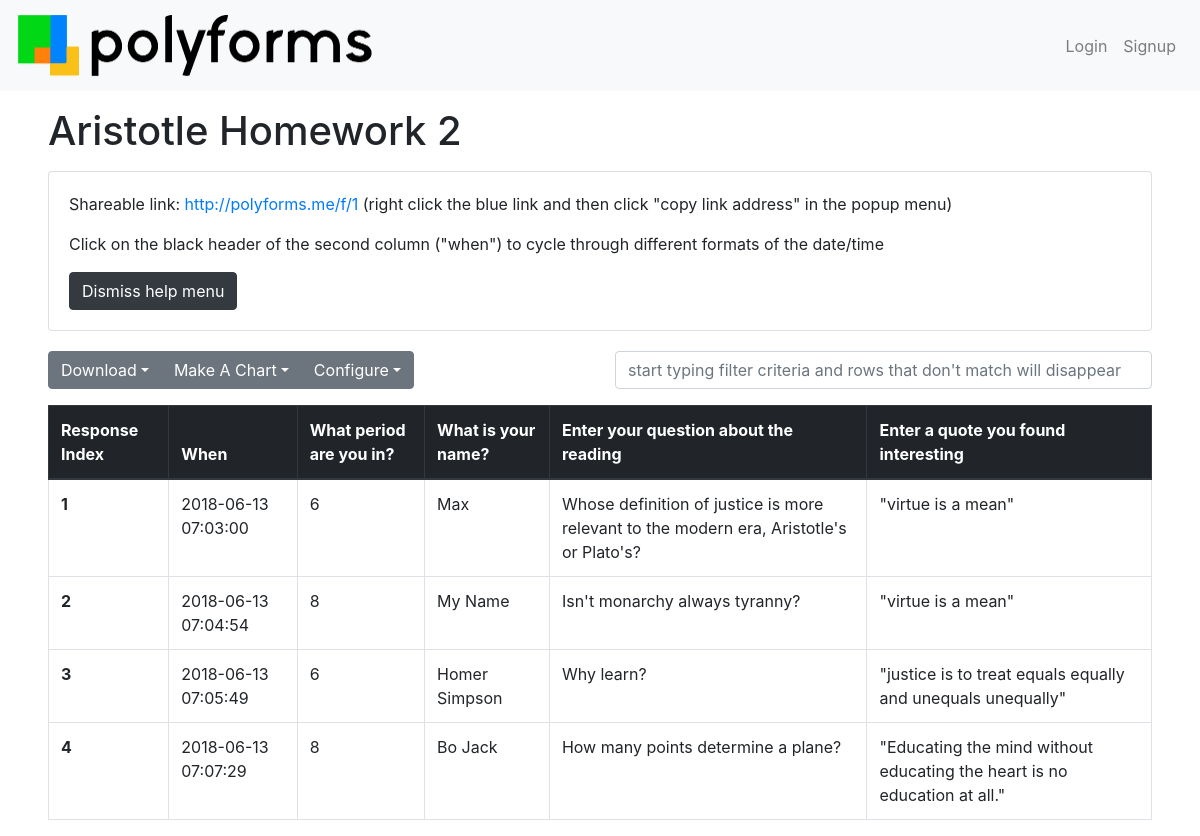
Screenshot of /form/view?id=1 with the database file from the repository.
### tables this page shows
CREATE TABLE forms(form_id INTEGER PRIMARY KEY, title TEXT, owner_id INTEGER, login_required INTEGER, public_results INTEGER, theme TEXT, created TEXT, open, message TEXT);

CREATE TABLE questions(question_id INTEGER, question text, type TEXT, form_id INTEGER, required INTEGER, min INTEGER, max INTEGER);

CREATE TABLE responses(form_id INTEGER, question_id INTEGER, user_id INTEGER, response_id INTEGER, response BLOB, timestamp TEXT);

### __init__.py (the view)
@app.route('/form/view')
def responses_page():
    form_id = request.args.get("id", "-1")
    user_id = session.get("user_id", "")
    username = session.get("user", "")
    if test.form_exists(form_id) == False:
        return render_template("404.html", username=username)
    else:
        form = db.get_form_responses(form_id)
        if form["owner"] == username or form["public_results"] == True: #you have permission to view this
            return render_template("spreadsheet.html", username=username, title=form['title'], headers=form['headers'], data=form['data'], jsonData=json.dumps(form['data']), form_id=form_id, types=form["types"])
        else: #you dont have permission to view this
            return render_template("unauthorized.html", username=username)

### utils/db.py (called while the page is built)
def open_db():
    db = sqlite3.connect(path_to_db) # open if f exists, otherwise create
    c = db.cursor()                  # facilitate db ops
    return db, c

def tuple_to_dictionary(tuuple, list_of_keys):
    d = {} #the dictionary
    index = 0 #the column index
    while index < len(tuuple):
        d[ list_of_keys[index] ] = tuuple[index]
        index += 1
    return d

def defaultVal(v, d):
    return d if v == None else v[0]

def get_form_meta(form_id):
    db, c = open_db()
    c.execute("SELECT form_id, title, owner_id, login_required, public_results, theme, created, open, message FROM forms WHERE form_id = ?;", (str(form_id),))
    result = c.fetchone()
    form = tuple_to_dictionary(result, ["id", "title", "owner", "login_required", "public_results", "theme", "created", "open", "message"])
    form["login_required"] = (form["login_required"] == 1)
    form["public_results"] = (form["public_results"] == 1)
    form["open"] = (form["open"] == 1)
    form["num_responses"] = defaultVal(c.execute("SELECT max(response_id) FROM responses WHERE form_id = " + str(form_id) + ";").fetchone(), 0)
    form["owner"] = defaultVal(c.execute("SELECT username FROM accounts WHERE user_id=?;", (form["owner"],)).fetchone(), "")
    close_db(db)
    return form

### utils/test.py (called while the page is built)
def open_db():
    db = sqlite3.connect(main.path_to_db) # open if f exists, otherwise create
    c = db.cursor()                       # facilitate db ops
    return db, c

def is_valid_id(thing):
    if thing == None:
        return False
    thing = str(thing)
    chars_are_digits = [(c in "0123456789") for c in thing]
    return (not (False in chars_are_digits)) and (len(thing) > 0)

def form_exists(form_id):
    if not is_valid_id(form_id):
        return False
    db, c = open_db()
    c.execute("SELECT form_id FROM forms WHERE form_id = %d;" % int(form_id))
    result = c.fetchone()
    close_db(db)
    return result != None

### templates/spreadsheet.html (shortened to what this page needs)
{% extends "base.html" %}
{% block body %}
<div class="row my-3">
  <div class="col mb-1">
    <h1>{{title}}</h1>
    <div id="cards">
      <div class="card my-3" id="helpBox">
        <div id="info" class="card-body">
          <p>Shareable link: <a href="/f/{{form_id}}">http://polyforms.me{{url_for("display_form_shortcut", form_id=form_id)}}</a> (right click the blue link and then click "copy link address" in the popup menu)</p>
          <p>Click on the black header of the second column ("when") to cycle through different formats of the date/time</p>
          <button class="btn btn-dark" id="closeHelp">Dismiss help menu</button>
        </div>
      </div>
    </div>
  </div>
  <div class="col-12 col-md-7 col-lg-6 order-last order-md-2">
    <div class="btn-group" role="group">
      <div class="btn-group" role="group">
        <button class="btn btn-secondary dropdown-toggle" id="downloadMenuToggler" data-toggle="dropdown" type="button">Download</button>
      </div>
      <div class="btn-group" role="group">
        <button class="btn btn-secondary dropdown-toggle" id="chartMenuToggler" data-toggle="dropdown" type="button">Make A Chart</button>
      </div>
      <div class="btn-group" role="group">
        <button class="btn btn-secondary dropdown-toggle" id="configureMenuToggler" data-toggle="dropdown" type="button">Configure</button>
      </div>
    </div>
  </div>
  <div class="col-12 col-md order-2 order-md-last">
    <input type="search" id="filter" class="form-control" placeholder="start typing filter criteria and rows that don't match will disappear">
  </div>
</div>
<div class="table-responsive">
  <table class="table table-bordered table-hover" id="responsesTable">
    <thead class="thead-dark">
      <tr id="columns">
        {% for columnName in headers %}<th>{{ columnName }}</th>{% endfor %}
      </tr>
    </thead>
    <tbody>
      {% for row in data %}
      <tr>
        {% for cell in row %}
        {% if loop.first %}
        <th scope="row">{{cell}}</th>
        {% elif cell is iterable and cell is not string %}
        <td>{% for item in cell %}{{item}}{% if not loop.last %}<br>{% endif %}{% endfor %}</td>
        {% else %}
        <td>{{cell}}</td>
        {% endif %}
        {% endfor %}
      </tr>
      {% endfor %}
    </tbody>
  </table>
</div>
{% endblock %}

### rows the page displays
forms: title "Aristotle Homework 2"
questions: question "What period are you in?"
questions: question "What is your name?"
questions: question "Enter your question about the reading"
questions: question "Enter a quote you found interesting"
responses: timestamp "2018-06-13 07:03:00"
responses: response "Max"
responses: response "Whose definition of justice is more relevant to the modern era, Aristotle's or Plato's?"
responses: response "\"virtue is a mean\""
responses: timestamp "2018-06-13 07:04:54"
responses: response "My Name"
responses: response "Isn't monarchy always tyranny?"
responses: response "\"virtue is a mean\""
responses: timestamp "2018-06-13 07:05:49"
responses: response "Homer Simpson"
responses: response "Why learn?"
responses: response "\"justice is to treat equals equally and unequals unequally\""
responses: timestamp "2018-06-13 07:07:29"
responses: response "Bo Jack"
responses: response "How many points determine a plane?"
responses: response "\"Educating the mind without educating the heart is no education at all.\""

### other values shown
{{ url_for("display_form_shortcut", form_id=form_id) }} "/f/1"
{{ columnName }} "Response Index" "When"
{{ cell }} "1" "2" "3" "4"
{{ item }} "6" "8" "6" "8"
